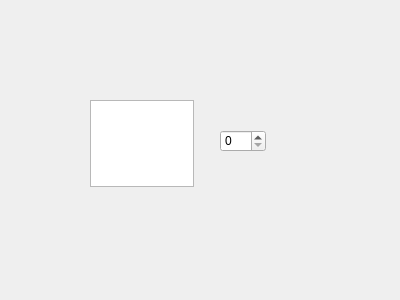
<?xml version="1.0" encoding="UTF-8"?>
<ui version="4.0">
 <class>Widget</class>
 <widget class="QWidget" name="Widget">
  <property name="geometry">
   <rect>
    <x>0</x>
    <y>0</y>
    <width>400</width>
    <height>300</height>
   </rect>
  </property>
  <property name="windowTitle">
   <string>Widget</string>
  </property>
  <widget class="QTextEdit" name="textEdit">
   <property name="geometry">
    <rect>
     <x>90</x>
     <y>100</y>
     <width>104</width>
     <height>87</height>
    </rect>
   </property>
  </widget>
  <widget class="QSpinBox" name="spinBox">
   <property name="geometry">
    <rect>
     <x>220</x>
     <y>130</y>
     <width>46</width>
     <height>22</height>
    </rect>
   </property>
  </widget>
 </widget>
 <layoutdefault spacing="6" margin="11"/>
 <resources/>
 <connections/>
</ui>
